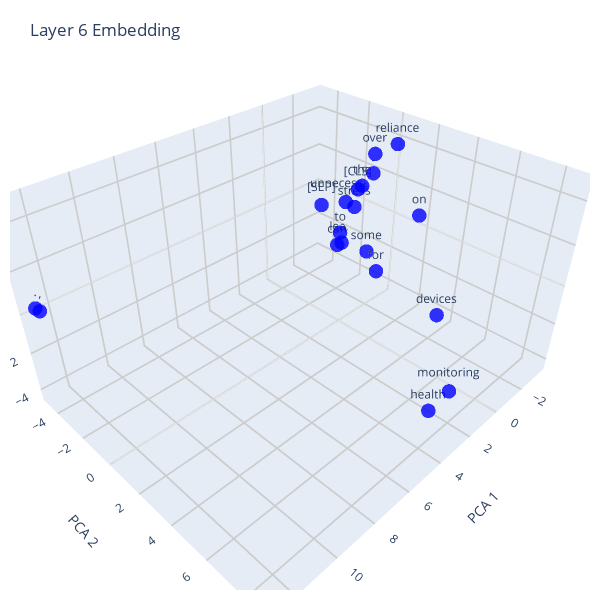

Source (notebook cell):
### Code cell
hidden_states = outputs.hidden_states
tokens = tokenizer.convert_ids_to_tokens(inputs["input_ids"][0])

layer_num = 6
n_components = 3
embeds = get_reduced_embeddings(
    hidden_states=hidden_states, 
    layer=layer_num, 
    tokenized_text=tokens, 
    n_components=n_components
)
plot_embeddings_interactive(embeds, tokens, f'Layer {layer_num} Embedding')

### Figure 1 — Plotly figure (JSON) as saved in the notebook; plotly's stock layout.template omitted (floating-point values rounded to 4 significant figures)
{"data": [{"marker": {"color": "blue", "opacity": 0.8, "size": 5}, "mode": "markers+text", "text": ["[CLS]", "for", "some", ",", "the", "over", "-", "reliance", "on", "health", "monitoring", "devices", "can", "lead", "to", "unnecessary", "stress", ".", "[SEP]"], "textposition": "top center", "type": "scatter3d", "x": [-3.128, -2.082, -2.575, 12.59, -2.899, -2.409, -2.734, -1.47, 0.8314, 2.234, 3.529, 2.301, -3.025, -3.412, -3.164, -2.839, -3.066, 12.73, -1.412], "y": [-1.792, 0.5125, -0.5601, -4.747, -1.341, -0.2695, -0.5657, 1.653, 4.682, 7.158, 8.694, 6.966, -2.936, -2.971, -2.886, -2.298, -1.907, -4.767, -2.625], "z": [0.8896, -2.398, -1.934, 0.07482, 1.32, 3.478, 2.301, 4.824, 3.485, -4.324, -1.354, 0.6364, -2.762, -2.804, -2.058, 0.1044, -0.11, 0.2791, 0.3503]}], "layout": {"autosize": false, "height": 600, "margin": {"b": 10, "l": 10, "r": 10, "t": 0}, "scene": {"xaxis": {"gridcolor": "rgba(0, 0, 0, 0.2)", "gridwidth": 4, "showgrid": true, "title": {"text": "PCA 1"}}, "yaxis": {"gridcolor": "rgba(0, 0, 0, 0.2)", "gridwidth": 4, "showgrid": true, "title": {"text": "PCA 2"}}, "zaxis": {"gridcolor": "rgba(0, 0, 0, 0.2)", "gridwidth": 4, "showgrid": true, "title": {"text": "PCA 3"}}}, "title": {"text": "Layer 6 Embedding", "y": 0.96}, "width": 600}}
